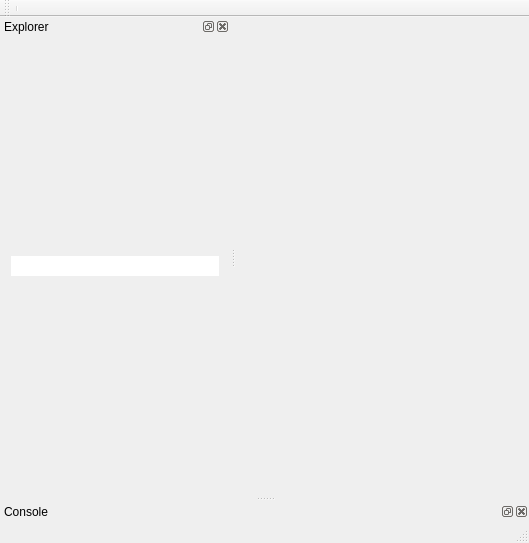
<?xml version="1.0" encoding="UTF-8"?>
<ui version="4.0">
 <class>PythonWriter</class>
 <widget class="QMainWindow" name="PythonWriter">
  <property name="geometry">
   <rect>
    <x>0</x>
    <y>0</y>
    <width>529</width>
    <height>543</height>
   </rect>
  </property>
  <property name="windowTitle">
   <string>PythonWriter</string>
  </property>
  <widget class="QWidget" name="centralWidget"/>
  <widget class="QMenuBar" name="menuBar">
   <property name="geometry">
    <rect>
     <x>0</x>
     <y>0</y>
     <width>529</width>
     <height>26</height>
    </rect>
   </property>
  </widget>
  <widget class="QToolBar" name="mainToolBar">
   <property name="iconSize">
    <size>
     <width>20</width>
     <height>20</height>
    </size>
   </property>
   <attribute name="toolBarArea">
    <enum>TopToolBarArea</enum>
   </attribute>
   <attribute name="toolBarBreak">
    <bool>false</bool>
   </attribute>
   <addaction name="separator"/>
  </widget>
  <widget class="QStatusBar" name="statusBar"/>
  <widget class="QDockWidget" name="dockWidgetConsole">
   <property name="windowTitle">
    <string>Console</string>
   </property>
   <attribute name="dockWidgetArea">
    <number>8</number>
   </attribute>
   <widget class="QWidget" name="dockWidgetContents_2"/>
  </widget>
  <widget class="QDockWidget" name="dockWidgetDirView">
   <property name="minimumSize">
    <size>
     <width>230</width>
     <height>106</height>
    </size>
   </property>
   <property name="windowTitle">
    <string>Explorer</string>
   </property>
   <attribute name="dockWidgetArea">
    <number>1</number>
   </attribute>
   <widget class="QWidget" name="dockWidgetContents_3">
    <layout class="QVBoxLayout" name="verticalLayout" stretch="0,1">
     <item>
      <widget class="QLineEdit" name="lineEditPath">
       <property name="enabled">
        <bool>true</bool>
       </property>
       <property name="frame">
        <bool>false</bool>
       </property>
       <property name="echoMode">
        <enum>QLineEdit::Normal</enum>
       </property>
       <property name="readOnly">
        <bool>true</bool>
       </property>
      </widget>
     </item>
     <item>
      <layout class="QVBoxLayout" name="verticalLayoutDir"/>
     </item>
    </layout>
   </widget>
  </widget>
 </widget>
 <layoutdefault spacing="6" margin="11"/>
 <resources/>
 <connections/>
</ui>
